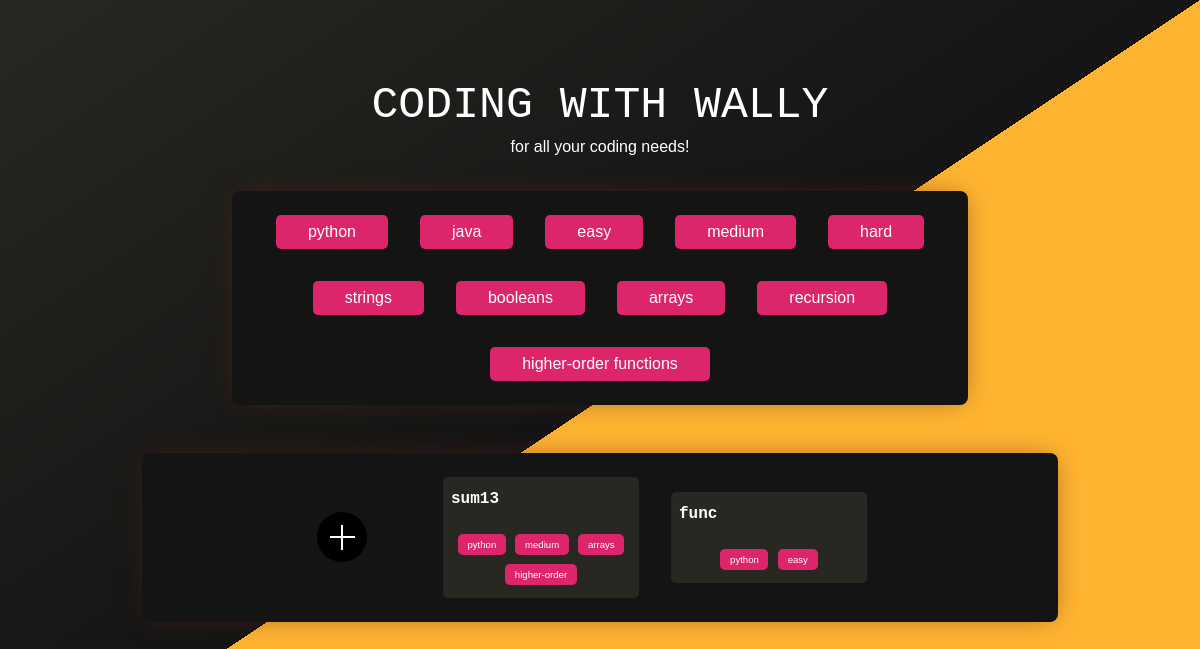
The page / on the database its author committed.
### model.py (models this page shows, shortened)
class Problem(db.Model):
    __table_args__ = {'extend_existing': True}
    func_name = db.Column("func_name", db.String(50), primary_key = True)
    func_call = db.Column(db.String(70), nullable = False)
    author = db.Column(db.String(40), nullable = False)
    desc = db.Column(db.String, nullable = False)
    testInputs = db.Column(db.String, nullable = False)
    testInputAnswers = db.Column(db.String, nullable = False)
    tags = db.Column(db.String, nullable = False)
    function = db.Column(db.String, nullable = False)

### routes.py (the view)
@wally.route('/', methods=["POST", "GET"])
def index():
    global addProbInputs
    global addProbOutputs
    addProbInputs = []
    addProbOutputs = []
    global problem
    global contents
    global probDict
    initDict()
    problem = ""
    contents = ""
    return render_template('index.html', problems = probDict)

### routes.py (called while the page is built)
def initDict(): #adds all problems currently in database to the dictionary probDict
    global probDict
    probs = Problem.query.all()
    for prob in probs:
        if prob.func_name not in probDict:
            addToDict(prob)

### templates/index.html (shortened to what this page needs)
<!DOCTYPE html>
<html lang="en">
<head>
    <link rel="stylesheet" href="{{url_for('static', filename = 'css/index.css') }}">
    <link rel="stylesheet" href="{{url_for('static', filename = 'css/misc.css') }}">
</head>
<body class="noselect">
    <div class="triangle">
        <h1 class="animate fadeInDown one">CODING WITH WALLY</h1>
        <p class="animate fadeInDown one" style="width: 80%; margin: auto;">for all your coding needs!</p>
        <div id="tags" class="animate fadeInDown one">
            {% set htmltags = ['python', 'java', 'easy', 'medium', 'hard', 'strings', 'booleans', 'arrays', 'recursion',
            'higher-order functions'] %}
            {% for tag in htmltags %}
            <div class="tag hvr-grow" style="background-color: rgb(220, 37, 106);">{{tag}}</div>
            {% endfor %}
        </div>
        <div id="flex" class="animate fadeInDown one">
            <div class="plus" id = "plus">
            </div>
            {% for key, value in problems.items() %}
            <a href="{{ url_for('wally.change_type', problem_pg = key)}}" class="flexchild">
                <h4>{{key}}</h4>
                <div id="tagsSmallFlex">
                    {% for tag in problems[key]['tags'] %}
                    <div data-value="{{tag}}" class="tagsSmall">{{tag}}</div>
                    {% endfor %}
                </div>
            </a>
            {% endfor %}
        </div>
    </div>
</body>
</html>

### static/css/index.css (style rules this page uses)
html, body { font-family: "Verdana", sans-serif; min-height: 100vh; min-width: 100vw; background-color: rgb(39, 40, 34); color: white; cursor: default; text-align: center; margin: 0; }
h1 { margin-top: 10vh; margin-bottom: 1vh; font-family: 'Courier New', monospace; font-weight: normal; font-size: 2.8em; }
h4 { font-family: 'Courier New', monospace; margin-top: 0.3em; }
#tags { box-shadow: 0px 0px 28px -6px rgba(98, 34, 23, 0.61); display: flex; align-items: center; justify-content: center; flex-wrap: wrap; background-color: rgb(20, 20, 20); border-radius: 8px; width: 60%; margin: 2.2em auto; padding: 0.5em }
.tag { display: inline-block; background-color: rgb(220, 37, 106); margin: 1em; padding: 0.5em 2em; border-radius: 5px; }
#flex { align-items: center; justify-content: center; box-shadow: 0px 0px 28px -6px rgba(98, 34, 23, 0.61); border-radius: 8px; display: flex; flex-wrap: wrap; background-color: rgb(20, 20, 20); width: 75%; margin: 3em auto; padding: 0.5em }
.flexchild { flex: 0 0 20%; display: inline-block; background-color: rgb(39, 40, 34); margin: 1em; padding: 0.5em; border-radius: 5px; text-align: left; transition: background-color 0.2s ease-in; }
a:-webkit-any-link { color: white; text-decoration: none; }
#tagsSmallFlex { align-items: center; justify-content: center; display: flex; flex-wrap: wrap; }
.tagsSmall { font-size: 0.6em; display: inline-block; background-color: #dc256a; margin: 0.5em; padding: 0.5em 1em; border-radius: 5px; }
.triangle { height: 100vh; width: 100vw; position: absolute; left: 0; top: 0; background: linear-gradient(to bottom right, rgb(39, 40, 34) 0%, rgb(20, 20, 20) 50%, rgb(255, 181, 49) 50%, rgb(255, 181, 49) 100%); }
.plus { display:inline-block; width:50px; height:50px; margin-right: 5vw; background: linear-gradient(#fff,#fff), linear-gradient(#fff,#fff), #000; background-position:center; background-size: 50% 2px,2px 50%; background-repeat:no-repeat; border-radius: 50%; }

### static/css/misc.css (style rules this page uses)
.noselect { -webkit-touch-callout: none; -webkit-user-select: none; -khtml-user-select: none; -moz-user-select: none; -ms-user-select: none; user-select: none; }
.hvr-grow { display: inline-block; vertical-align: middle; transform: translateZ(0); box-shadow: 0 0 1px rgba(0, 0, 0, 0); backface-visibility: hidden; -moz-osx-font-smoothing: grayscale; transition-duration: 0.3s; transition-property: transform; }
.animate { -webkit-animation-duration: 1s; animation-duration: 1s; -webkit-animation-fill-mode: both; animation-fill-mode: both; }
.one { -webkit-animation-delay: 0.1s; -moz-animation-delay: 0.1s; animation-delay: 0.1s; }
.fadeInDown { -webkit-animation-name: fadeInDown; animation-name: fadeInDown; }

### rows shown on the page
Problem: func_name "sum13", tag "python" "medium" "arrays" "higher-order"
Problem: func_name "func", tag "python" "easy"

### other values the page prints
{{ tag }} "python" "java" "easy" "medium" "hard" "strings" "booleans" "arrays" "recursion" "higher-order functions"
